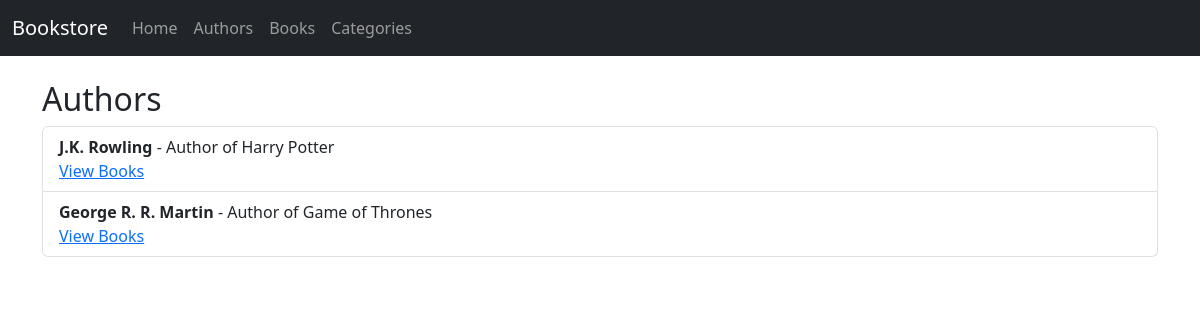
Screenshot of /authors/ with the database file from the repository.
### store/models.py (models this page shows, shortened)
class Author(models.Model):
    name = models.CharField(max_length=100)
    bio = models.TextField()

### store/views.py (the view)
# urls.py: path('authors/', views.author_list, name='authors'),
def author_list(request):
    authors = Author.objects.all()
    return render(request, 'store/authors.html', {'authors': authors})

### store/templates/store/authors.html
{% extends 'store/base.html' %}
{% block content %}
<h2>Authors</h2>
<ul class="list-group">
    {% for author in authors %}
    <li class="list-group-item">
        <strong>{{ author.name }}</strong> - {{ author.bio }}
        <br><a href="{% url 'author_books' author.id %}">View Books</a>
    </li>
    {% endfor %}
</ul>
{% endblock %}

### rows the page displays
Author: name "J.K. Rowling", bio "Author of Harry Potter"
Author: name "George R. R. Martin", bio "Author of Game of Thrones"
